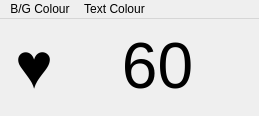
<?xml version="1.0" encoding="UTF-8"?>
<ui version="4.0">
 <class>MainWindow</class>
 <widget class="QMainWindow" name="MainWindow">
  <property name="geometry">
   <rect>
    <x>0</x>
    <y>0</y>
    <width>259</width>
    <height>116</height>
   </rect>
  </property>
  <property name="sizePolicy">
   <sizepolicy hsizetype="Expanding" vsizetype="Preferred">
    <horstretch>0</horstretch>
    <verstretch>0</verstretch>
   </sizepolicy>
  </property>
  <property name="windowTitle">
   <string>Heart Rate Viewer</string>
  </property>
  <property name="styleSheet">
   <string notr="true"/>
  </property>
  <widget class="QWidget" name="centralwidget">
   <layout class="QHBoxLayout" name="horizontalLayout">
    <item>
     <widget class="QLabel" name="HeartLab">
      <property name="sizePolicy">
       <sizepolicy hsizetype="Fixed" vsizetype="Expanding">
        <horstretch>0</horstretch>
        <verstretch>0</verstretch>
       </sizepolicy>
      </property>
      <property name="minimumSize">
       <size>
        <width>50</width>
        <height>0</height>
       </size>
      </property>
      <property name="font">
       <font>
        <pointsize>48</pointsize>
        <weight>50</weight>
        <italic>false</italic>
        <bold>false</bold>
        <underline>false</underline>
        <strikeout>false</strikeout>
       </font>
      </property>
      <property name="text">
       <string>♥</string>
      </property>
      <property name="textFormat">
       <enum>Qt::RichText</enum>
      </property>
      <property name="scaledContents">
       <bool>true</bool>
      </property>
      <property name="alignment">
       <set>Qt::AlignCenter</set>
      </property>
     </widget>
    </item>
    <item>
     <widget class="QLabel" name="BPBVal">
      <property name="sizePolicy">
       <sizepolicy hsizetype="MinimumExpanding" vsizetype="MinimumExpanding">
        <horstretch>0</horstretch>
        <verstretch>0</verstretch>
       </sizepolicy>
      </property>
      <property name="font">
       <font>
        <pointsize>48</pointsize>
        <weight>50</weight>
        <bold>false</bold>
       </font>
      </property>
      <property name="text">
       <string>60</string>
      </property>
      <property name="textFormat">
       <enum>Qt::RichText</enum>
      </property>
      <property name="alignment">
       <set>Qt::AlignCenter</set>
      </property>
      <property name="wordWrap">
       <bool>false</bool>
      </property>
     </widget>
    </item>
   </layout>
  </widget>
  <widget class="QMenuBar" name="menubar">
   <property name="geometry">
    <rect>
     <x>0</x>
     <y>0</y>
     <width>259</width>
     <height>21</height>
    </rect>
   </property>
   <widget class="QMenu" name="menuBG_Colour">
    <property name="title">
     <string>B/G Colour</string>
    </property>
    <addaction name="actionWhite"/>
    <addaction name="actionGreen"/>
    <addaction name="actionPink"/>
    <addaction name="actionRed"/>
   </widget>
   <widget class="QMenu" name="menuText_Colour">
    <property name="title">
     <string>Text Colour</string>
    </property>
    <addaction name="actionBlack"/>
    <addaction name="actionWhite_2"/>
   </widget>
   <addaction name="menuBG_Colour"/>
   <addaction name="menuText_Colour"/>
  </widget>
  <action name="actionWhite">
   <property name="text">
    <string>White</string>
   </property>
  </action>
  <action name="actionGreen">
   <property name="text">
    <string>Green</string>
   </property>
  </action>
  <action name="actionPink">
   <property name="text">
    <string>Pink</string>
   </property>
  </action>
  <action name="actionRed">
   <property name="text">
    <string>Red</string>
   </property>
  </action>
  <action name="actionBlack">
   <property name="text">
    <string>Black</string>
   </property>
  </action>
  <action name="actionWhite_2">
   <property name="text">
    <string>White</string>
   </property>
  </action>
 </widget>
 <resources/>
 <connections/>
</ui>
